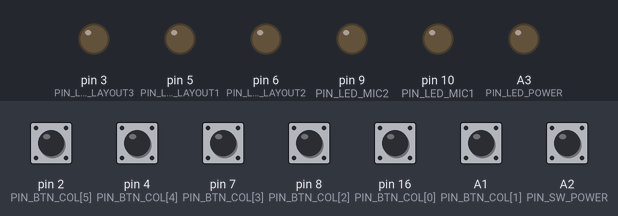
The program below on a simulated SparkFun Pro Micro, built with avr-gcc and run on an emulated ATmega32U4. Parts: output pins drawn as LEDs (lit = HIGH). The test bench sets the inputs (shaded band); at power-on: A2 (PIN_SW_POWER) HIGH, A1 (PIN_BTN_COL[1]), pin 2 (PIN_BTN_COL[5]), pin 4 (PIN_BTN_COL[4]), pin 7 (PIN_BTN_COL[3]), pin 8 (PIN_BTN_COL[2]), pin 16 (PIN_BTN_COL[0]) LOW. Pins used as bus, display or sensor lines are not drawn.

Above: at 1.2 s.
1.3 s: A2 (PIN_SW_POWER) pulled LOW for 0.15 s
At 1.45 s:
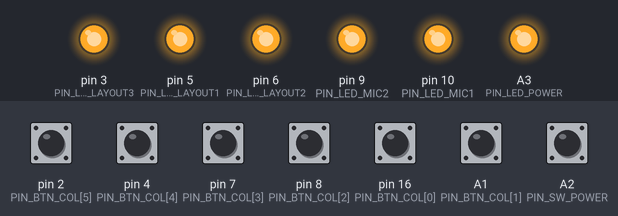
3.1 s: A2 (PIN_SW_POWER) pulled LOW for 1 s
At 3.9 s:
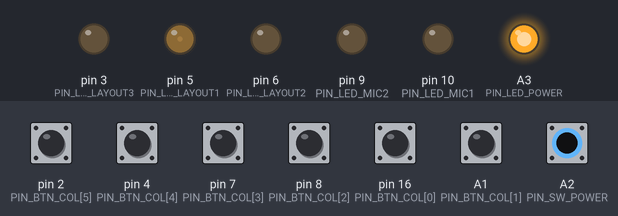
Timing chart, 0 to 6.1 s (numbered marks = the images above; inputs shaded):
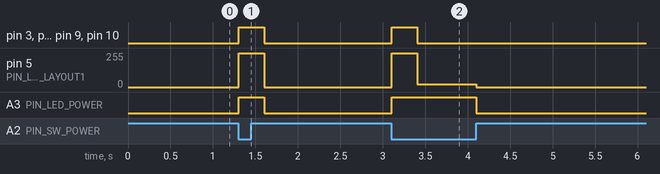

The program:

main.cpp
```cpp
#include <Arduino.h>
#include "Keyboard.h"

const uint8_t PIN_LED_POWER = A3;
const uint8_t PIN_LED_LAYOUT1 = 5;
const uint8_t PIN_LED_LAYOUT2 = 6;
const uint8_t PIN_LED_LAYOUT3 = 3;
const uint8_t PIN_LED_MIC1 = 10;
const uint8_t PIN_LED_MIC2 = 9;

const uint8_t PIN_SW_POWER = A2;
const uint8_t PIN_BTN_COL[6] = {16,A1,8,7,4,2};
const uint8_t PIN_BTN_ROW[3] = {14,15,A0};

bool enabled = false;

uint8_t selectedLayout = 0;
uint8_t selectedLayoutOld = 0;
const char charLayouts[3][2][6] = {
  {
    {
      '1','2','3','4','5','6'
    },
    {
      '7','8','9','0','a','b'
    }
  },
  {
    {
      'c','d','e','f','g','h'
    },
    {
      'i','j','k','l','m','n'
    }
  },
  {
    {
      'o','p','q','r','s','t'
    },
    {
      'u','v','w','x','y','z'
    }
  }
};

bool discordMicro = false;
bool obsMicro = false;

uint32_t unpressDelay = 100;

struct MyBtn
{
  bool pressed = false;
  bool pressedOld = false;
  uint32_t pressTime = 0;

  uint8_t row = 0;
  uint8_t col = 0;

  uint8_t mod = 0;
  uint8_t mod2 = 0;
  uint8_t key = 0;

  void pressHotKey() {
    if (mod != 0) {
      Keyboard.press(mod);
      delay(10);
    }
    if (mod2 != 0) {
      Keyboard.press(mod2);
      delay(10);
    }
    if (key != 0) {
      Keyboard.press(key);
      delay(10);
    }
  }

  void releaseHotKey() {
    if (mod != 0) {
      Keyboard.release(mod);
      delay(10);
    }
    if (mod2 != 0) {
      Keyboard.release(mod2);
      delay(10);
    }
    if (key != 0) {
      Keyboard.release(key);
      delay(10);
    }
  }

  void specialRelease(uint32_t pressedTime) {
    if (row == 0 && col == 0) {
      obsMicro = 1;
      digitalWrite(PIN_LED_MIC1, obsMicro);
    }
    if (row == 0 && col == 1) {
      obsMicro = 0;
      digitalWrite(PIN_LED_MIC1, obsMicro);
    }
    if (row == 0 && col == 2) {
      if (pressedTime < 1000)
        discordMicro = !discordMicro;
      digitalWrite(PIN_LED_MIC2, discordMicro);
    }
  }

  void change(bool val) {
    if (val && !pressedOld){
      pressed = true;
      pressTime = millis();
      pressHotKey();
      pressedOld = pressed;
    }
    else if (!val && pressedOld) {
      if (millis() > pressTime + unpressDelay) {
        pressed = false;
        releaseHotKey();
        specialRelease(millis() - pressTime);
        pressedOld = pressed;
      }
    }
  }
};

MyBtn btns[3][6];

bool micEnabled1 = false;
bool micEnabled2 = false;
//
void showLayout(uint8_t defLightness = 20) {
  switch (selectedLayout)
  {
    case 0: digitalWrite(PIN_LED_LAYOUT2, 0); digitalWrite(PIN_LED_LAYOUT3, 0); analogWrite(PIN_LED_LAYOUT1, defLightness); break;
    case 1: digitalWrite(PIN_LED_LAYOUT1, 0); digitalWrite(PIN_LED_LAYOUT3, 0); analogWrite(PIN_LED_LAYOUT2, defLightness); break;
    case 2: digitalWrite(PIN_LED_LAYOUT1, 0); digitalWrite(PIN_LED_LAYOUT2, 0); analogWrite(PIN_LED_LAYOUT3, defLightness); break;
    default: break;
  }
}

void startup() {
  digitalWrite(PIN_LED_LAYOUT1, 1);
  digitalWrite(PIN_LED_LAYOUT2, 1);
  digitalWrite(PIN_LED_LAYOUT3, 1);
  digitalWrite(PIN_LED_MIC1, 1);
  digitalWrite(PIN_LED_MIC2, 1);
  delay(300);
  digitalWrite(PIN_LED_LAYOUT1, 0);
  digitalWrite(PIN_LED_LAYOUT2, 0);
  digitalWrite(PIN_LED_LAYOUT3, 0);
  digitalWrite(PIN_LED_MIC1, 0);
  digitalWrite(PIN_LED_MIC2, 0);

  showLayout();
}

void readBtns() {
  for (uint8_t r = 0; r < 3; r++) {
    digitalWrite(PIN_BTN_ROW[r], 1);
    for (uint8_t c = 0; c < 6; c++) {
      btns[r][c].change(digitalRead(PIN_BTN_COL[c]));
    }
    digitalWrite(PIN_BTN_ROW[r], 0);
  }
}

void debugBtns() {
  Serial.println();
  for (uint8_t r = 0; r < 3; r++) {
    for (uint8_t c = 0; c < 6; c++) {
      Serial.print(btns[r][c].pressed);
    }
    Serial.println();
  }
}

void setup() {
  Serial.begin(115200);
  pinMode(PIN_LED_POWER, OUTPUT);
  pinMode(PIN_LED_LAYOUT1, OUTPUT);
  pinMode(PIN_LED_LAYOUT2, OUTPUT);
  pinMode(PIN_LED_LAYOUT3, OUTPUT);
  pinMode(PIN_LED_MIC1, OUTPUT);
  pinMode(PIN_LED_MIC2, OUTPUT);

  pinMode(PIN_SW_POWER, INPUT_PULLUP);

  for (uint8_t r = 0; r < 3; r++) {
    pinMode(PIN_BTN_ROW[r], OUTPUT);
    digitalWrite(PIN_BTN_ROW[r], 0);
  }
  for (uint8_t c = 0; c < 6; c++) {
    pinMode(PIN_BTN_COL[c], INPUT);
  }
  for (uint8_t r = 0; r < 3; r++) {
    for (uint8_t c = 0; c < 6; c++) {
      btns[r][c].row = r;
      btns[r][c].col = c;
    }
  }

  btns[0][0].mod = KEY_LEFT_CTRL;
  btns[0][0].mod2 = KEY_LEFT_ALT;
  btns[0][0].key = '5';
  btns[0][1].mod = KEY_LEFT_CTRL;
  btns[0][1].mod2 = KEY_LEFT_ALT;
  btns[0][1].key = '4';
  btns[0][2].mod = KEY_LEFT_CTRL;
  btns[0][2].mod2 = KEY_LEFT_ALT;
  btns[0][2].key = '6';
  for (uint8_t r = 1; r < 3; r++) {
    for (uint8_t c = 0; c < 6; c++) {
      btns[r][c].mod = KEY_LEFT_CTRL;
      btns[r][c].mod2 = KEY_LEFT_SHIFT;
      btns[r][c].key = charLayouts[selectedLayout][r-1][c];
    }
  }
}


bool keyPressed = false;
void loop() {
  if (!digitalRead(PIN_SW_POWER)) {
    if (!enabled) {
      enabled = true;
      digitalWrite(PIN_LED_POWER, enabled);
      startup();
      digitalWrite(PIN_LED_MIC1, obsMicro);
      digitalWrite(PIN_LED_MIC2, discordMicro);
    }
  } else {
    if (enabled) {
      enabled = false;
      digitalWrite(PIN_LED_POWER, enabled);
      digitalWrite(PIN_LED_LAYOUT1, 0);
      digitalWrite(PIN_LED_LAYOUT2, 0);
      digitalWrite(PIN_LED_LAYOUT3, 0);
      digitalWrite(PIN_LED_MIC1, 0);
      digitalWrite(PIN_LED_MIC2, 0);
    }
    delay(10);
  }
  if (!enabled)
    return;

  readBtns();
  //debugBtns();
  if (btns[0][3].pressed)
    selectedLayout = 0;
  if (btns[0][4].pressed)
    selectedLayout = 1;
  if (btns[0][5].pressed)
    selectedLayout = 2;
  if (selectedLayoutOld != selectedLayout) {
    selectedLayoutOld = selectedLayout;
    for (uint8_t r = 1; r < 3; r++) {
      for (uint8_t c = 0; c < 6; c++) {
        btns[r][c].key = charLayouts[selectedLayout][r-1][c];
      }
    }
  }

  keyPressed = false;
  for (uint8_t r = 0; r < 3; r++) {
    for (uint8_t c = 0; c < 6; c++) {
      if (btns[r][c].pressed)
        keyPressed = true;
    }
  }
  if (keyPressed) {
    showLayout(255);
  }
  else {
    showLayout();
  }
}
```

Measured:
- after the input at 1.3 s, pin 3 (PIN_LED_LAYOUT3), pin 6 (PIN_LED_LAYOUT2), pin 9 (PIN_LED_MIC2), pin 10 (PIN_LED_MIC1), A3 (PIN_LED_POWER): LOW → HIGH at once, → LOW 0.30 s later; pin 5 (PIN_LED_LAYOUT1): 0/255 → 255/255 at once, → 0/255 0.30 s later
- after the input at 3.1 s, pin 3 (PIN_LED_LAYOUT3), pin 6 (PIN_LED_LAYOUT2), pin 9 (PIN_LED_MIC2), pin 10 (PIN_LED_MIC1): LOW → HIGH at once, → LOW 0.30 s later; pin 5 (PIN_LED_LAYOUT1): 0/255 → 255/255 at once, → 20/255 0.30 s later, → 0/255 0.70 s later; A3 (PIN_LED_POWER): LOW → HIGH at once, → LOW 1.0 s later
